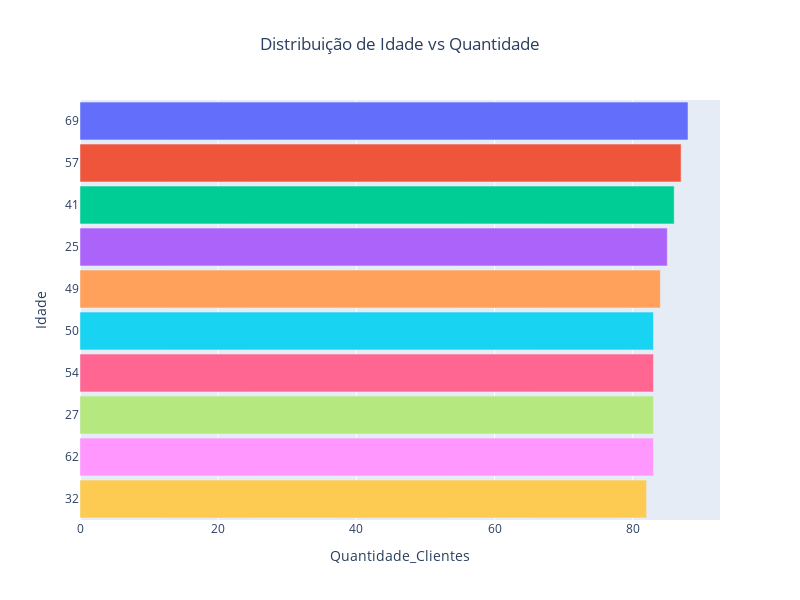

The notebook cell this image was saved under:
### Code cell
# Ordenar e selecionar as 10 primeiras idades
df_idad = df_idade.head(10).sort_values(by='Quantidade_Clientes', ascending=False)
df_idade_str = df_idad
df_idade_str['Idade'] = df_idade['Idade'].astype(str)


# Criar o gráfico de barras
fig1 = px.bar(
    df_idade_str, 
    x='Quantidade_Clientes', 
    y='Idade', 
    title='Distribuição de Idade vs Quantidade',
    color='Idade',  # Coloração com base na quantidade
    # color_continuous_scale='Viridis',  # Paleta de cores
    orientation='h'
)

# Configurar layout
fig1.update_layout(
    showlegend = False, 
    title_x=0.5,  # Centralizar título
    # coloraxis_showscale=False,  # Remove a legenda da barra de cores
    # xaxis_title="Idade",  # Nome do eixo X
    # yaxis_title="Quantidade de Clientes",  # Nome do eixo Y
    bargap=0.1,  # Reduz o espaçamento entre as barras (de 0 a 1, sendo 0 sem espaçamento)
    height = 600, 
    width = 800
)

fig1.show()

### Figure 1 — Plotly figure (JSON) as saved in the notebook; plotly's stock layout.template omitted (floating-point values rounded to 4 significant figures)
{"data": [{"hovertemplate": "Idade=%{y}<br>Quantidade_Clientes=%{x}<extra></extra>", "legendgroup": "69", "marker": {"color": "#636efa", "pattern": {"shape": ""}}, "name": "69", "orientation": "h", "showlegend": true, "textposition": "auto", "type": "bar", "x": [88], "xaxis": "x", "y": ["69"], "yaxis": "y"}, {"hovertemplate": "Idade=%{y}<br>Quantidade_Clientes=%{x}<extra></extra>", "legendgroup": "57", "marker": {"color": "#EF553B", "pattern": {"shape": ""}}, "name": "57", "orientation": "h", "showlegend": true, "textposition": "auto", "type": "bar", "x": [87], "xaxis": "x", "y": ["57"], "yaxis": "y"}, {"hovertemplate": "Idade=%{y}<br>Quantidade_Clientes=%{x}<extra></extra>", "legendgroup": "41", "marker": {"color": "#00cc96", "pattern": {"shape": ""}}, "name": "41", "orientation": "h", "showlegend": true, "textposition": "auto", "type": "bar", "x": [86], "xaxis": "x", "y": ["41"], "yaxis": "y"}, {"hovertemplate": "Idade=%{y}<br>Quantidade_Clientes=%{x}<extra></extra>", "legendgroup": "25", "marker": {"color": "#ab63fa", "pattern": {"shape": ""}}, "name": "25", "orientation": "h", "showlegend": true, "textposition": "auto", "type": "bar", "x": [85], "xaxis": "x", "y": ["25"], "yaxis": "y"}, {"hovertemplate": "Idade=%{y}<br>Quantidade_Clientes=%{x}<extra></extra>", "legendgroup": "49", "marker": {"color": "#FFA15A", "pattern": {"shape": ""}}, "name": "49", "orientation": "h", "showlegend": true, "textposition": "auto", "type": "bar", "x": [84], "xaxis": "x", "y": ["49"], "yaxis": "y"}, {"hovertemplate": "Idade=%{y}<br>Quantidade_Clientes=%{x}<extra></extra>", "legendgroup": "50", "marker": {"color": "#19d3f3", "pattern": {"shape": ""}}, "name": "50", "orientation": "h", "showlegend": true, "textposition": "auto", "type": "bar", "x": [83], "xaxis": "x", "y": ["50"], "yaxis": "y"}, {"hovertemplate": "Idade=%{y}<br>Quantidade_Clientes=%{x}<extra></extra>", "legendgroup": "54", "marker": {"color": "#FF6692", "pattern": {"shape": ""}}, "name": "54", "orientation": "h", "showlegend": true, "textposition": "auto", "type": "bar", "x": [83], "xaxis": "x", "y": ["54"], "yaxis": "y"}, {"hovertemplate": "Idade=%{y}<br>Quantidade_Clientes=%{x}<extra></extra>", "legendgroup": "27", "marker": {"color": "#B6E880", "pattern": {"shape": ""}}, "name": "27", "orientation": "h", "showlegend": true, "textposition": "auto", "type": "bar", "x": [83], "xaxis": "x", "y": ["27"], "yaxis": "y"}, {"hovertemplate": "Idade=%{y}<br>Quantidade_Clientes=%{x}<extra></extra>", "legendgroup": "62", "marker": {"color": "#FF97FF", "pattern": {"shape": ""}}, "name": "62", "orientation": "h", "showlegend": true, "textposition": "auto", "type": "bar", "x": [83], "xaxis": "x", "y": ["62"], "yaxis": "y"}, {"hovertemplate": "Idade=%{y}<br>Quantidade_Clientes=%{x}<extra></extra>", "legendgroup": "32", "marker": {"color": "#FECB52", "pattern": {"shape": ""}}, "name": "32", "orientation": "h", "showlegend": true, "textposition": "auto", "type": "bar", "x": [82], "xaxis": "x", "y": ["32"], "yaxis": "y"}], "layout": {"bargap": 0.1, "barmode": "relative", "height": 600, "legend": {"title": {"text": "Idade"}, "tracegroupgap": 0}, "showlegend": false, "title": {"text": "Distribuição de Idade vs Quantidade", "x": 0.5}, "width": 800, "xaxis": {"anchor": "y", "domain": [0, 1], "title": {"text": "Quantidade_Clientes"}}, "yaxis": {"anchor": "x", "categoryarray": ["32", "62", "27", "54", "50", "49", "25", "41", "57", "69"], "categoryorder": "array", "domain": [0, 1], "title": {"text": "Idade"}}}}
